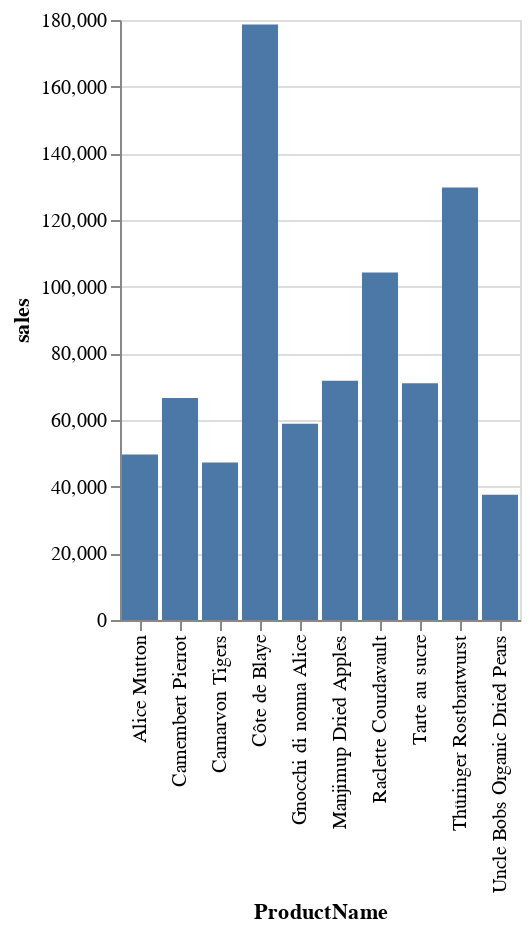

The notebook cell saved with this chart:
### Code cell
TopTenProd |> @vlplot(:bar, x=:ProductName, y=:sales)

### Figure 1 — Vega-Lite specification as saved in the notebook (floating-point values rounded to 4 significant figures)
{"data": {"values": [{"ProductName": "Côte de Blaye", "sales": 178653}, {"ProductName": "Thüringer Rostbratwurst", "sales": 129700.0}, {"ProductName": "Raclette Courdavault", "sales": 104280}, {"ProductName": "Manjimup Dried Apples", "sales": 71762}, {"ProductName": "Tarte au sucre", "sales": 70990.0}, {"ProductName": "Camembert Pierrot", "sales": 66572}, {"ProductName": "Gnocchi di nonna Alice", "sales": 58900}, {"ProductName": "Alice Mutton", "sales": 49686}, {"ProductName": "Carnarvon Tigers", "sales": 47250}, {"ProductName": "Uncle Bobs Organic Dried Pears", "sales": 37560}]}, "encoding": {"x": {"field": "ProductName", "type": "nominal"}, "y": {"field": "sales", "type": "quantitative"}}, "mark": "bar"}
